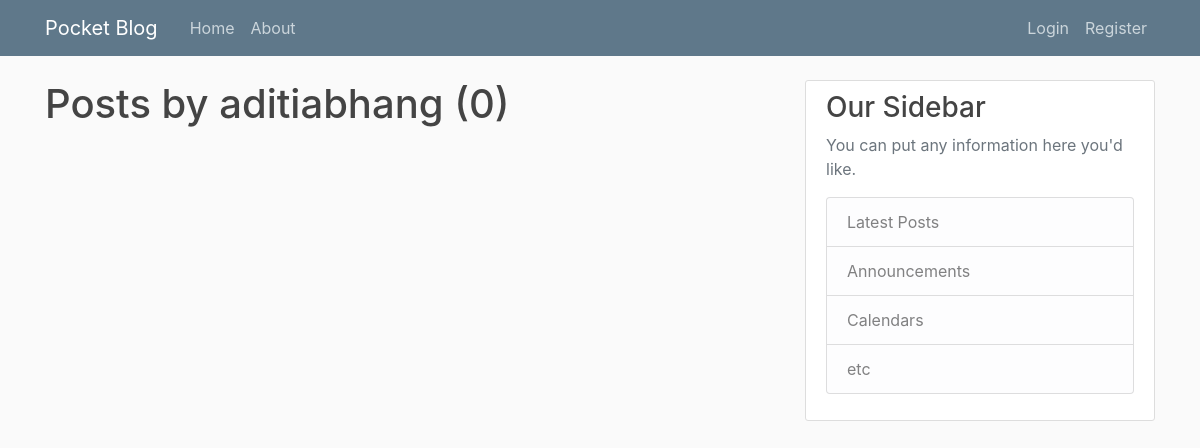
Page /user/aditiabhang on the earlier database version.
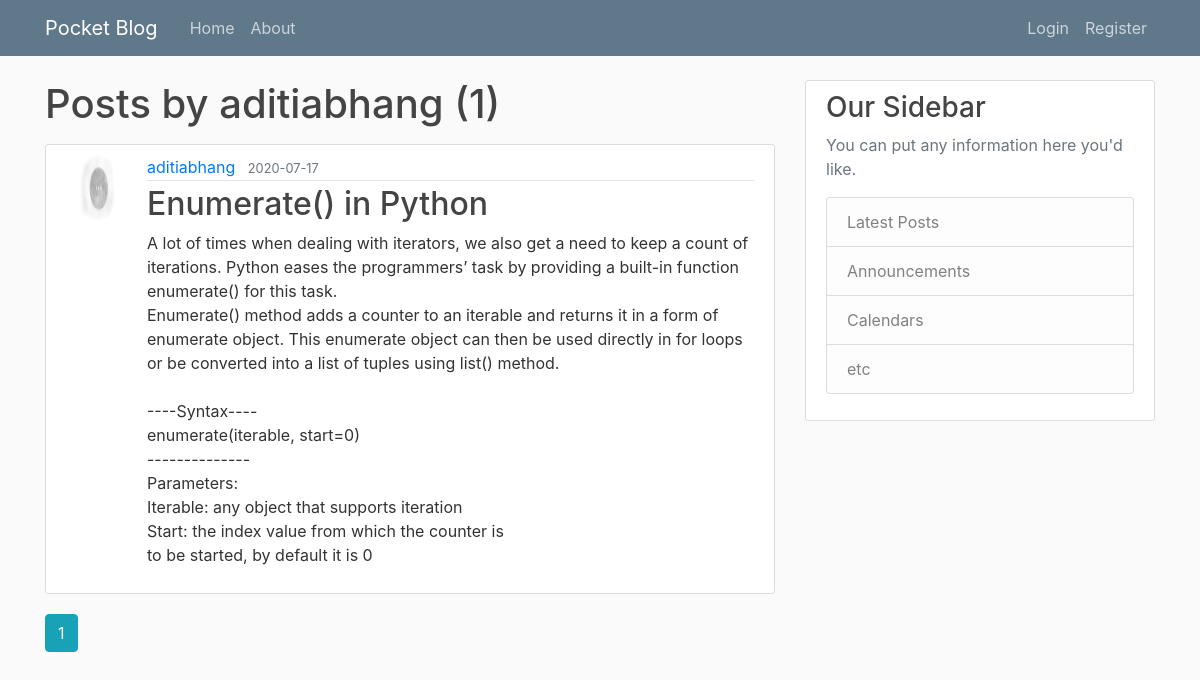
Same page on the later database version.
### pocket_blog/models.py (models this page shows, shortened)
class Post(db.Model):
    id = db.Column(db.Integer, primary_key=True)
    title = db.Column(db.String(100), nullable=False)
    date_posted = db.Column(db.DateTime, nullable=False, default=datetime.utcnow)
    content = db.Column(db.Text, nullable=False)
    user_id = db.Column(db.Integer, db.ForeignKey('user.id'), nullable=False)

class User(db.Model, UserMixin):
    id = db.Column(db.Integer, primary_key=True)
    username = db.Column(db.String(20), unique=True, nullable=False)
    email = db.Column(db.String(120), unique=True, nullable=False)
    image_file = db.Column(db.String(20), nullable=False, default='default.jpg')
    password = db.Column(db.String(60), nullable=False)
    posts = db.relationship('Post', backref='author', lazy=True)

### pocket_blog/users/routes.py (the view)
@users.route("/user/<string:username>")
def user_posts(username):
    page = request.args.get('page', 1, type=int)
    user = User.query.filter_by(username=username).first_or_404()
    posts = Post.query.filter_by(author=user) \
        .order_by(Post.date_posted.desc()) \
        .paginate(page=page, per_page=3)
    return render_template('user_posts.html', posts=posts, user=user)

### pocket_blog/templates/user_posts.html
{% extends "layout.html" %}
{% block content %}
    <h1 class="mb-3">Posts by {{ user.username }} ({{ posts.total }})</h1>
    {% for post in posts.items %}
        <article class="media content-section">
          <img class="rounded-circle article-img" src="{{ url_for('static', filename='profile_pics/' + post.author.image_file) }}">
          <div class="media-body">
            <div class="article-metadata">
              <a class="mr-2" href="{{ url_for('users.user_posts', username=post.author.username) }}">{{ post.author.username }}</a>
              <small class="text-muted">{{ post.date_posted.strftime('%Y-%m-%d') }}</small>
            </div>
            <h2><a class="article-title" href="{{ url_for('posts.post', post_id=post.id) }}">{{ post.title }}</a></h2>
            <p class="article-content">{{ post.content }}</p>
          </div>
        </article>
    {% endfor %}
    {% for page_num in posts.iter_pages(left_edge=1, right_edge=1, left_current=1, right_current=2) %}
      {% if page_num %}
        {% if posts.page == page_num %}
          <a class="btn btn-info mb-4" href="{{ url_for('users.user_posts', username=user.username, page=page_num) }}">{{ page_num }}</a>
        {% else %}
          <a class="btn btn-outline-info mb-4" href="{{ url_for('users.user_posts', username=user.username, page=page_num) }}">{{ page_num }}</a>
        {% endif %}
      {% else %}
        ...
      {% endif %}
    {% endfor %}
{% endblock content %}

Differences in the rows shown:
added Post: image_file (picture), author.username "aditiabhang", date_posted "2020-07-17", title "Enumerate() in Python", content "A lot of times when dealing with iterators, we also get a need to keep a count of iterations. Python eases the programmers’ task by providing a built-in function enumerate() for this task. Enumerate() method adds a counter to an iterable and returns it in a form of enumerate object. This enumerate object can then be used directly in for loops or be converted into a list of tuples using list() method. ----Syntax---- enumerate(iterable, start=0) -------------- Parameters: Iterable: any object that supports iteration Start: the index value from which the counter is to be started, by default it is 0"
Other differences:
{{ posts.total }}: "0" → "1"
new list line: "1"
